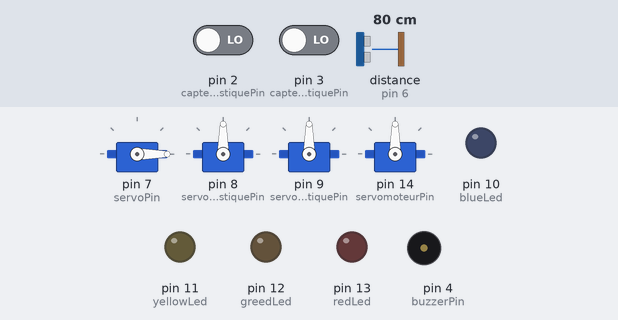
Simulated run of this sketch. Board: Arduino Uno, built with avr-gcc and run on an emulated ATmega328P. Parts: 4 × servo, output pins drawn as LEDs (lit = HIGH), buzzer (waves = sounding, pin HIGH). Wiring (inferred from the names in the program): ultrasonic range finder: trigger pin 5; echo pin 6. The inputs (shaded band) are chosen by the test bench; at power-on: distance to the obstacle (sensor on pin 6) 80 cm, pin 2 (capteurPlastiquePin) LOW, pin 3 (capteurMagnetiquePin) LOW. The echo pulse lasts 58.3 µs per cm; pins used as bus, display or sensor lines are not drawn.

Above: at 1.3 s.
1.4 s: distance to the obstacle (sensor on pin 6) set to 54 cm
9.3 s: distance to the obstacle (sensor on pin 6) set to 46 cm
At 16.6 s:
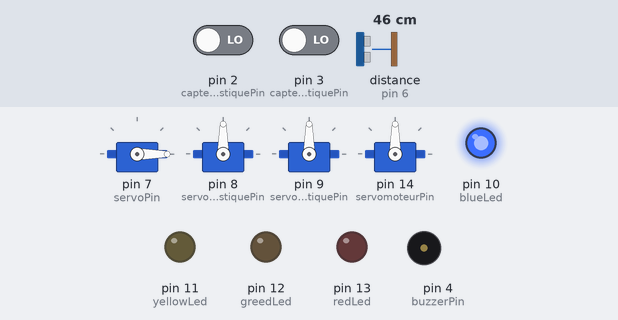
At 21.6 s:
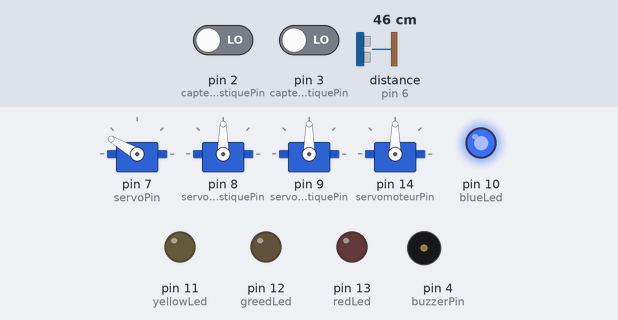
23.1 s: distance to the obstacle (sensor on pin 6) set to 60 cm
At 23.9 s:
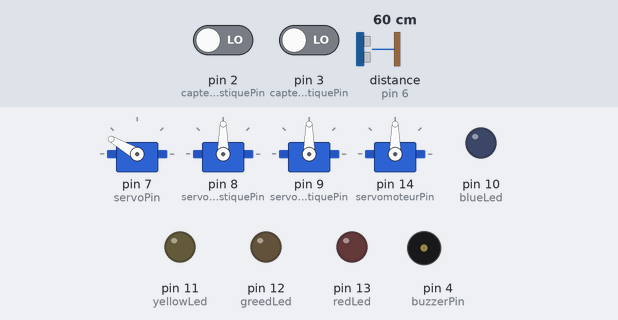
Timing chart, 0 to 26.1 s (numbered marks = the images above; inputs shaded):
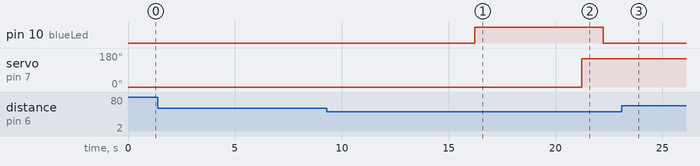

Measured:
- the behaviour switches between 51 and 50 cm on distance to the obstacle (sensor on pin 6) (found by bisection; images 0 and 1)
- after the input at 1.4 s, every drawn part: stays the same
- after the input at 9.3 s, pin 10 (blueLed): LOW → HIGH after 6.9 s, → LOW 6.0 s later; servo on pin 7 (servoPin): 0° → 150° after 11.9 s
- after the input at 23.1 s, pin 10 (blueLed): stays LOW (without the input it goes to HIGH after 7.2 s); servo on pin 7 (servoPin): stays 150° (without the input it goes to 0° after 7.2 s)

The sketch:

code_global_du_projet.ino
```cpp
#include <Servo.h>

// Objets pour contrôler les servomoteurs
Servo servomoteurPlastique;
Servo servomoteurMagnetique;
Servo servomoteur;
Servo servo;

const int capteurPlastiquePin = 2;
const int capteurMagnetiquePin = 3;

int buzzerPin = 4;

int trigPin = 5;
int echoPin = 6;
int servoPin = 7;

const int servomoteurPlastiquePin = 8;
const int servomoteurMagnetiquePin = 9;

const int servomoteurPin = 14;// vérifier si cette broche existe ou est disponible sur la carte arduino

int blueLed = 10;
int yellowLed = 11;
int greedLed = 12;
int redLed = 13;

// Variables pour stocker les états des capteurs
int etatCapteurPlastique = 0;
int etatCapteurMagnetique = 0;

long duration, dist, average;
long aver[3]; // tableau pour la moyenne

bool presenceDetected = false; // Variable pour indiquer si une présence est détectée

void setup() {
  Serial.begin(9600);
  servo.attach(servoPin);
  servomoteurPlastique.attach(servomoteurPlastiquePin);
  servomoteurMagnetique.attach(servomoteurMagnetiquePin);
  servomoteur.attach(servomoteurPin);
  pinMode(capteurPlastiquePin, INPUT);
  pinMode(capteurMagnetiquePin, INPUT);
  pinMode(trigPin, OUTPUT);
  pinMode(echoPin, INPUT);
  pinMode(blueLed, OUTPUT);
  pinMode(redLed, OUTPUT);
  pinMode(yellowLed, OUTPUT);
  pinMode(greedLed, OUTPUT);
  pinMode(buzzerPin, OUTPUT);
  servo.write(0);
  delay(100);
  servo.detach();
}

void measure() {
  digitalWrite(trigPin, LOW);
  delayMicroseconds(5);
  digitalWrite(trigPin, HIGH);
  delayMicroseconds(15);
  digitalWrite(trigPin, LOW);
  pinMode(echoPin, INPUT);
  duration = pulseIn(echoPin, HIGH);
  dist = (duration / 2) / 29.1;
}

// Fonction pour ouvrir un servomoteur
void ouvrirServomoteur(Servo servo) {
  servo.write(150); // Angle d'ouverture souhaité
  delay(1000);
}

// Fonction pour fermer un servomoteur
void fermerServomoteur(Servo servo) {
  servo.write(0); // Angle de fermeture souhaité
}

void loop() {

  // Ouverture et fermeture automatique de la poubelle

  for (int i = 0; i <= 2; i++) {
    measure();
    aver[i] = dist;
    delay(10);
  }

  dist = (aver[0] + aver[1] + aver[2]) / 3;

  if (dist < 50) {
    presenceDetected = true;
  }

  if (presenceDetected) {
    servo.attach(servoPin);
    digitalWrite(blueLed, HIGH);
    delay(1);
    servo.write(0);
    delay(5000);
    servo.write(150);
    delay(1000);
    digitalWrite(blueLed, LOW);
    servo.detach();
    presenceDetected = false;
  }

  // Tri sélectif

  // Lecture des états des capteurs
  etatCapteurPlastique = digitalRead(capteurPlastiquePin);
  etatCapteurMagnetique = digitalRead(capteurMagnetiquePin);

  // Vérification des capteurs et activation des servomoteurs appropriés
  //On vérifie d'abord si les capteurs magnétique et plastique ont détecté l'objet et l'entrainer dans le compartiment correspondant

  if (etatCapteurPlastique == HIGH || etatCapteurMagnetique == HIGH) {
    if (etatCapteurPlastique == HIGH) {
      ouvrirServomoteur(servomoteurPlastique);
    } else {
      fermerServomoteur(servomoteurPlastique);
    }

    if (etatCapteurMagnetique == HIGH) {
      ouvrirServomoteur(servomoteurMagnetique);
    } else {
      fermerServomoteur(servomoteurMagnetique);
    }

    //Si l'objet n'est pas détecté plus haut, il sera redirigé vers le compartiment par défaut
  } else {
    ouvrirServomoteur(servomoteur);
    delay(7000);
    fermerServomoteur(servomoteur);
  }
}
```
